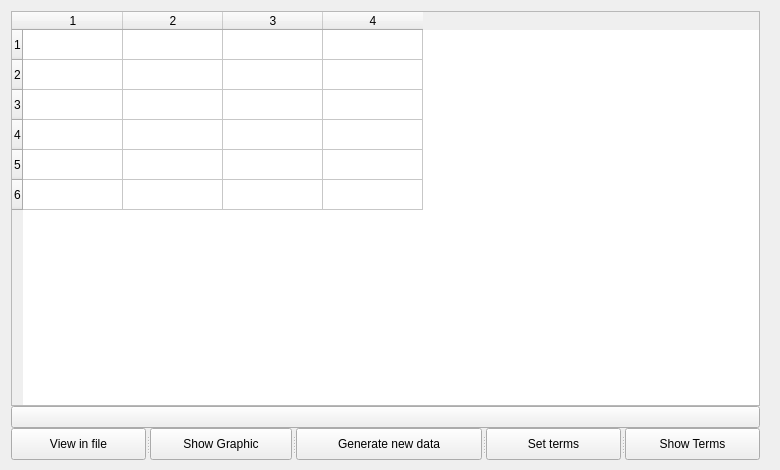
<?xml version="1.0" encoding="UTF-8"?>
<ui version="4.0">
 <class>database_window</class>
 <widget class="QMainWindow" name="database_window">
  <property name="geometry">
   <rect>
    <x>0</x>
    <y>0</y>
    <width>780</width>
    <height>470</height>
   </rect>
  </property>
  <property name="windowTitle">
   <string>MainWindow</string>
  </property>
  <widget class="QWidget" name="centralwidget">
   <property name="enabled">
    <bool>true</bool>
   </property>
   <property name="sizePolicy">
    <sizepolicy hsizetype="Expanding" vsizetype="Expanding">
     <horstretch>0</horstretch>
     <verstretch>0</verstretch>
    </sizepolicy>
   </property>
   <widget class="QWidget" name="verticalLayoutWidget">
    <property name="geometry">
     <rect>
      <x>10</x>
      <y>10</y>
      <width>751</width>
      <height>451</height>
     </rect>
    </property>
    <layout class="QVBoxLayout" name="verticalLayout_2">
     <property name="spacing">
      <number>0</number>
     </property>
     <property name="sizeConstraint">
      <enum>QLayout::SetMaximumSize</enum>
     </property>
     <property name="leftMargin">
      <number>1</number>
     </property>
     <property name="topMargin">
      <number>1</number>
     </property>
     <property name="rightMargin">
      <number>1</number>
     </property>
     <property name="bottomMargin">
      <number>1</number>
     </property>
     <item>
      <widget class="QTableWidget" name="tableWidget">
       <property name="sizeAdjustPolicy">
        <enum>QAbstractScrollArea::AdjustToContentsOnFirstShow</enum>
       </property>
       <property name="showGrid">
        <bool>true</bool>
       </property>
       <property name="gridStyle">
        <enum>Qt::SolidLine</enum>
       </property>
       <property name="sortingEnabled">
        <bool>true</bool>
       </property>
       <property name="rowCount">
        <number>6</number>
       </property>
       <property name="columnCount">
        <number>4</number>
       </property>
       <attribute name="horizontalHeaderCascadingSectionResizes">
        <bool>true</bool>
       </attribute>
       <row/>
       <row/>
       <row/>
       <row/>
       <row/>
       <row/>
       <column/>
       <column/>
       <column/>
       <column/>
      </widget>
     </item>
     <item>
      <widget class="QPushButton" name="updateButton">
       <property name="autoFillBackground">
        <bool>false</bool>
       </property>
       <property name="text">
        <string/>
       </property>
       <property name="icon">
        <iconset>
         <normaloff>resources/refresh_icon.png</normaloff>resources/refresh_icon.png</iconset>
       </property>
       <property name="checkable">
        <bool>false</bool>
       </property>
       <property name="autoRepeat">
        <bool>false</bool>
       </property>
       <property name="autoExclusive">
        <bool>false</bool>
       </property>
       <property name="autoDefault">
        <bool>false</bool>
       </property>
       <property name="default">
        <bool>false</bool>
       </property>
       <property name="flat">
        <bool>false</bool>
       </property>
      </widget>
     </item>
     <item>
      <widget class="QSplitter" name="splitter">
       <property name="orientation">
        <enum>Qt::Horizontal</enum>
       </property>
       <widget class="QPushButton" name="viewInFileButton">
        <property name="minimumSize">
         <size>
          <width>113</width>
          <height>32</height>
         </size>
        </property>
        <property name="text">
         <string>View in file</string>
        </property>
       </widget>
       <widget class="QPushButton" name="showGraphicButton">
        <property name="text">
         <string>Show Graphic</string>
        </property>
       </widget>
       <widget class="QPushButton" name="generateBtn">
        <property name="text">
         <string>Generate new data</string>
        </property>
       </widget>
       <widget class="QPushButton" name="setTermBtn">
        <property name="text">
         <string>Set terms</string>
        </property>
       </widget>
       <widget class="QPushButton" name="btnShowTerms">
        <property name="text">
         <string>Show Terms</string>
        </property>
       </widget>
      </widget>
     </item>
    </layout>
   </widget>
  </widget>
 </widget>
 <resources/>
 <connections/>
</ui>
